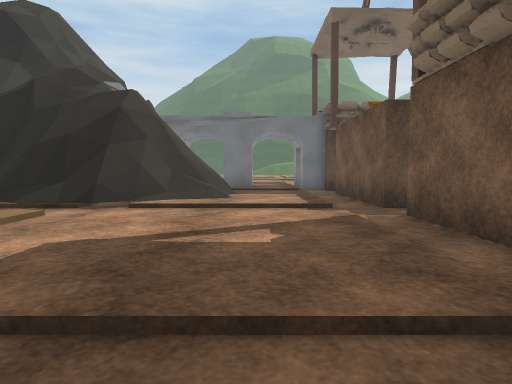
view 1 (above)

24 first-person views from a walk through a scene from a Unity 3-D project. The camera is 0.68 m above the floor, tilts 4° down and sees 75° across. The floor is counted in squares, 1 m on a side. Each view is taken from the middle of a square. On the plan, view 1 faces up. The plan holds only what a view shows up to about 10 squares ahead; the rest is blank. The place goes on beyond the plan. The player is left out. Some surface patterns are stand-ins.

view 2
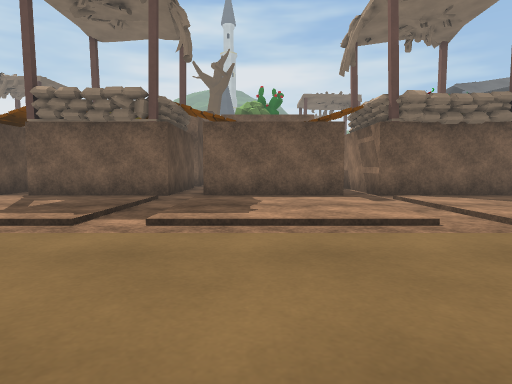

view 3
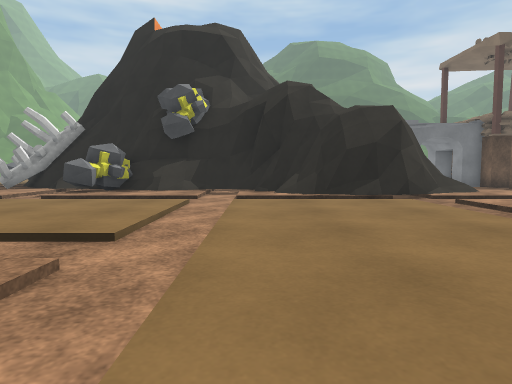

view 4
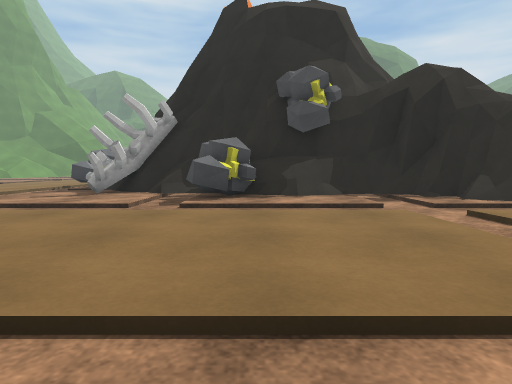

view 5
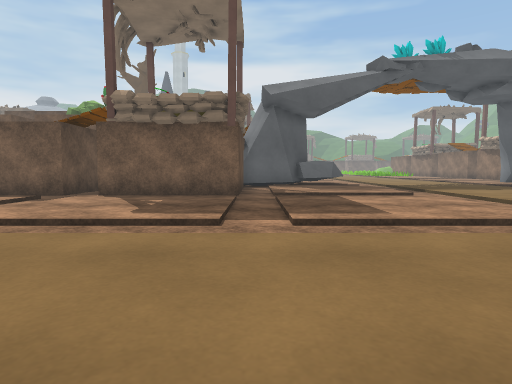

view 6
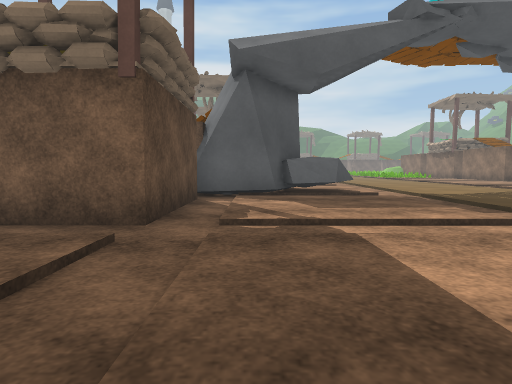

view 7
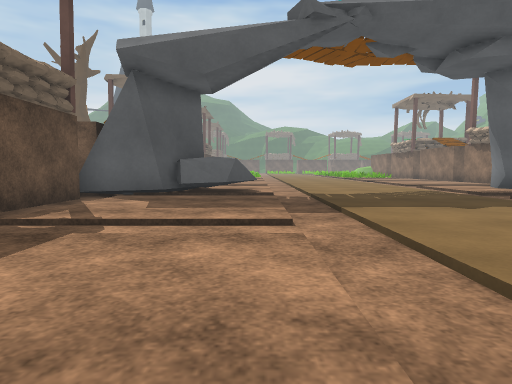

view 8
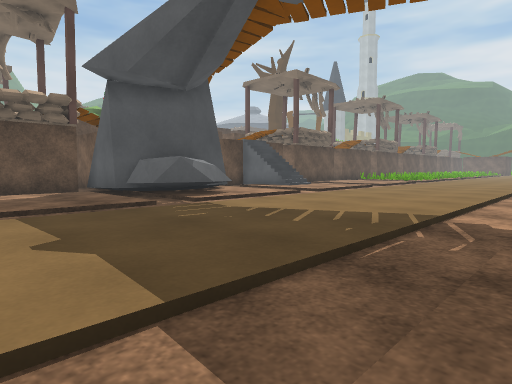

view 9
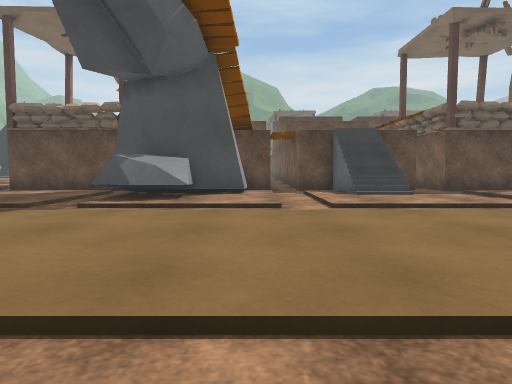

view 10
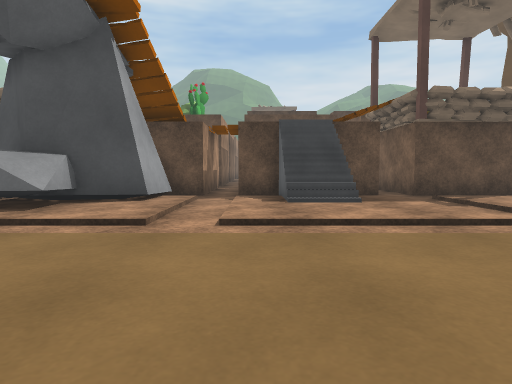

view 11
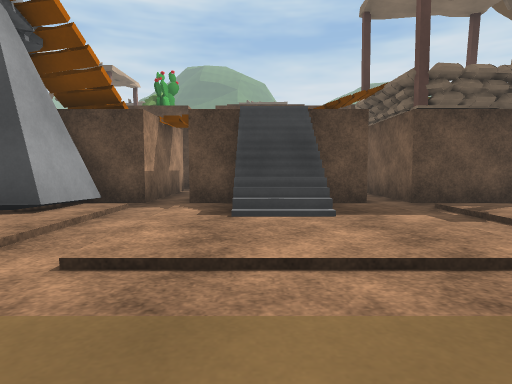

view 12
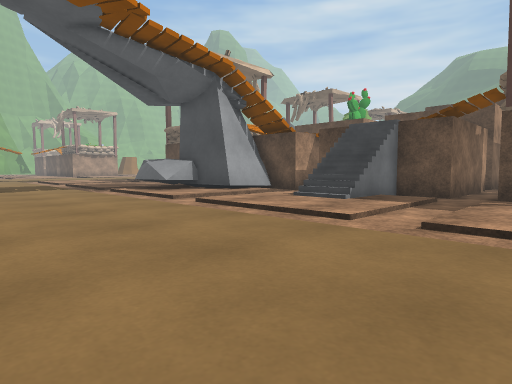

view 13
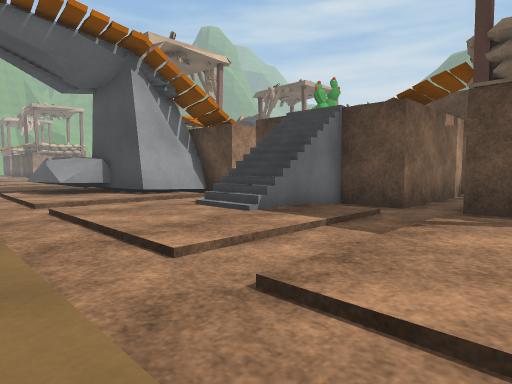

view 14
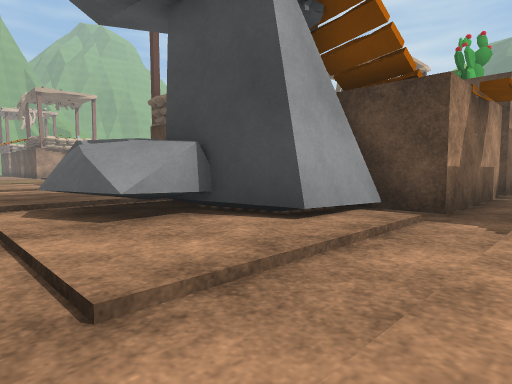

view 15
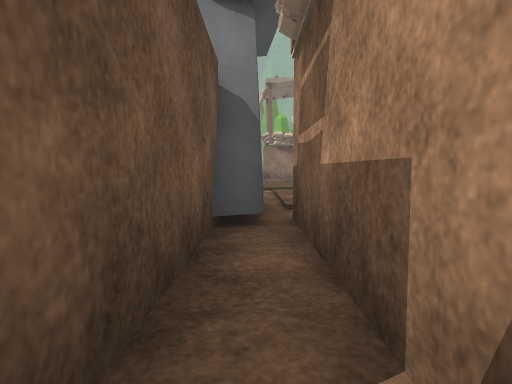

view 16
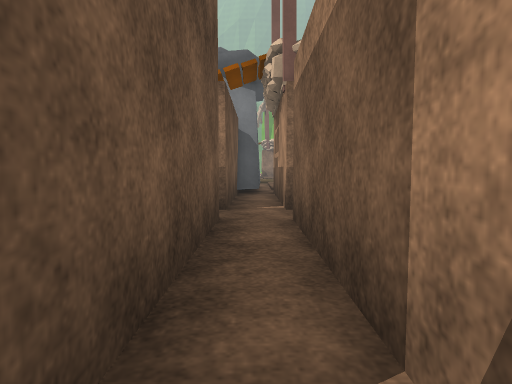

view 17
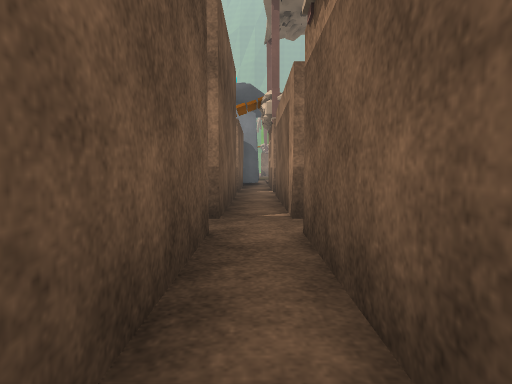

view 18
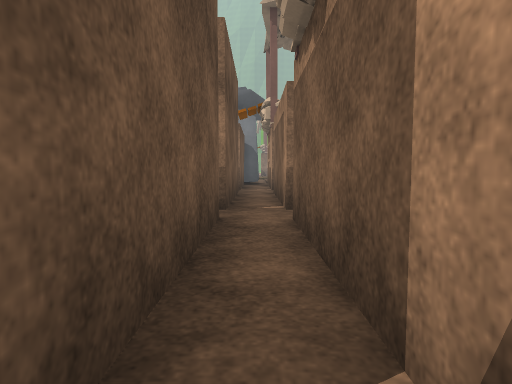

view 19
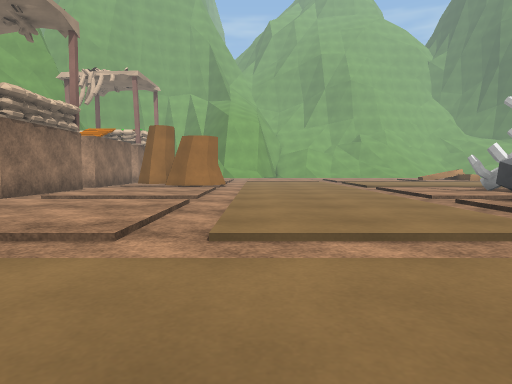

view 20
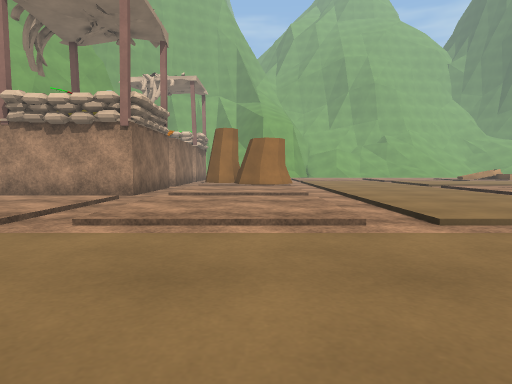

view 21
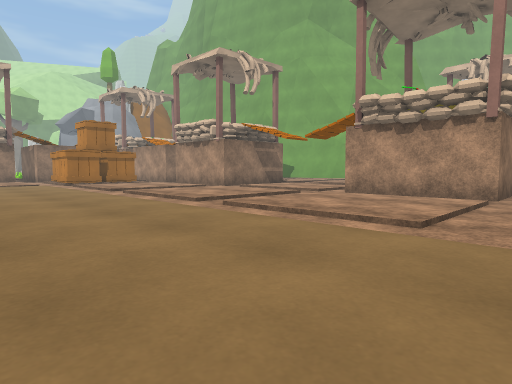

view 22
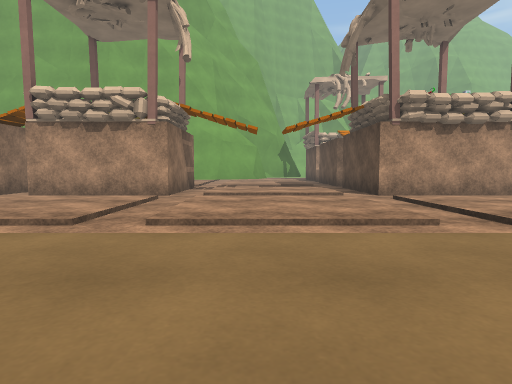

view 23
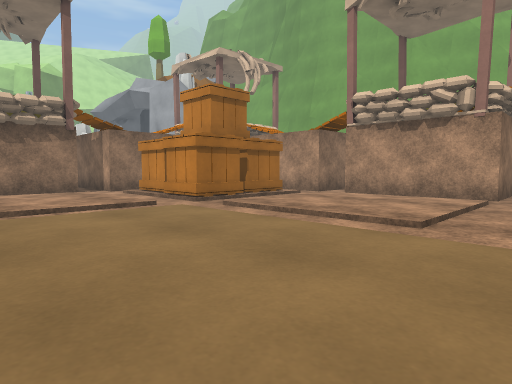

view 24
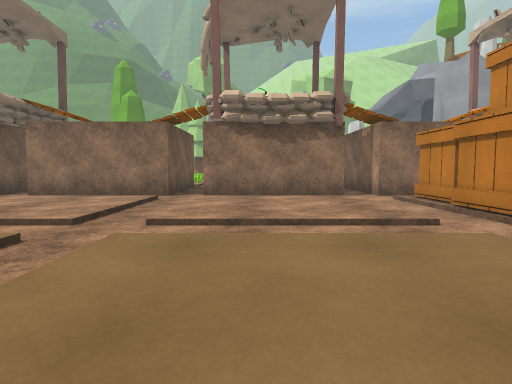

### Floor plan
Key: @ floor where view 1 was taken; # wall or solid block; . main floor; - floor 0.1 m lower than the main floor; / step, stairs or slope; = window, fence, low wall or low ledge; ^ raised ledge; v drop or lower ground; B bones; C crate; O other object.
Columns run from 15 left of view 1 to 19 right of it. Each row starts with its distance up from view 1.
 10 ###            ..-#
  9 B/=OO^####   ##..-#
  8 ..-OO=.-=#####/..-#
  7 ..-....-//####/..-#
  6 -------------------   -
  5 .......-....-....-#  #-#
  4 .......-....-....-#  #-#
  3 .......-....-....-#  #-#
  2 .......-....-....-#  #-#
  1 --------....-------  ---
  0 ..-....-....-..@. #  #-#
 -1 .. ....-....-.... #  #-#
 -2 .. ....-....-.... #  #-#
 -3 .. ....-....-....-#  #-#
 -4  -------....-------  ---
 -5 ##-....-....-....-#  #-#  #-
 -6  # ....-....-....-#  #-#  #-    -#
 -7  # ....-....-....-#  #-#  #-  =#-#
 -8  #-....-....-....-#########-    -##
 -9  -------....----------#  #---/#----
-10  . ....-....-....-....#  #.-./v.-..
-11  . ....-....-....-....####.-./=.-..
-12  . ....-....-....-....##^..-....-..
-13  . ....-.... ....-....-##..-....-..
-14  -------....  ---------------------
-15 ## ....-....   ....................
-16  # ....-....    ...................
-17  # ....-....-     .................
-18  # ....-....-.    .................
-19  -  ----------    -----------
-20  # C##C-....-..   ....-.  .
-21      ##-....-...
-22       C-....-...
-23       #-....-...
-24       --    -
-25      ##-####-####-#

Positions as (right, up) in squares from view 1, and headings:
1: (0, 0), facing up
2: (-7, -1), facing right
3: (-7, -2), facing up
4: (-11, 0), facing up
5: (-7, -9), facing right
6: (-2, -10), facing right
7: (-2, -13), facing right
8: (3, -20), facing up-right
9: (11, -20), facing up
10: (13, -18), facing up
11: (14, -16), facing up
12: (19, -18), facing up-left
13: (19, -15), facing up-left
14: (13, -14), facing up-left
15: (7, -4), facing down
16: (7, 1), facing down
17: (7, 5), facing down
18: (7, 6), facing down
19: (-5, 2), facing left
20: (-4, -1), facing left
21: (-4, -3), facing down-left
22: (-4, -12), facing left
23: (-4, -13), facing down-left
24: (-5, -15), facing down
